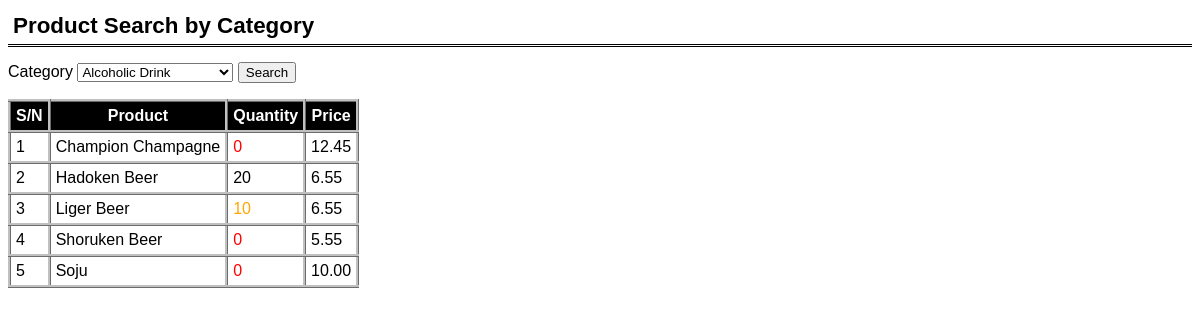
/week11/solutions/warehouse/searchByCategory.php?category=Alcoholic Drink, run on the app's committed database.
### tables this page shows
create table product (
    product_name varchar(32) primary key,
    category_name varchar(32),
    quantity integer,
    price double(12,2)
);

### week11/solutions/warehouse/Warehouse.php (called while the page is built, shortened)
<?php
require_once 'Product.php';
class Warehouse {
    public function getCategories() {
        $conn = new ConnectionManager();
        $pdo = $conn->connect();
        $sql = "SELECT * FROM category ORDER BY category_name ASC";
        $stmt = $pdo->prepare($sql);
        $stmt->execute();
        $stmt->setFetchMode(PDO::FETCH_ASSOC);
        $categories = [];
        while ($row = $stmt->fetch()) {
            $categories[] = $row['category_name'];
        }
        return $categories;
    }
    public function searchByCategory($category_name) {
        $products = [];
        $conn = new ConnectionManager();
        $pdo = $conn->connect();
        $sql = "SELECT product_name, category_name, quantity, price FROM product
                    WHERE category_name = :category_name
                    ORDER BY product_name";
        $stmt = $pdo->prepare($sql);
        $stmt->bindParam('category_name', $category_name, PDO::PARAM_STR);
        $stmt->execute();
        $stmt->setFetchMode(PDO::FETCH_ASSOC);
        while ($row = $stmt->fetch()) {
            $product = new Product(
                $row['product_name'],
                $row['category_name'],
                $row['quantity'],
                $row['price']
            );
            $products[] = $product;
        }
        return $products;
    }
}

### week11/solutions/warehouse/Product.php (called while the page is built, shortened)
<?php
class Product {
    private $productName;
    private $quantity;
    private $price;
    public function __construct($productName, $categoryName, $quantity, $price){
        $this->productName = $productName;
        $this->quantity = $quantity;
        $this->price = $price;
    }
    public function getProductName() {
        return $this->productName;
    }
    public function getQuantity() {
        return $this->quantity;
    }
    public function getPrice() {
        return $this->price;
    }
}
?>

### week11/solutions/warehouse/searchByCategory.php (the view, shortened to what this page needs)
<?php
require_once 'Warehouse.php';
require_once 'Product.php';
$warehouse = new Warehouse();
?>
<html>
<head>
	<link rel="stylesheet" type="text/css" href="style.css">
</head>
<body>
	<h1>Product Search by Category</h1>
	<form>
	Category
		<select name="category">
			<?php
				$categories = $warehouse->getCategories();
				foreach ($categories as $cat) {
					if (isset($_GET['category']) && ($_GET['category'] == $cat)) {
						echo(" <option value='$cat' selected>$cat</option>");
					} else {
						echo(" <option value='$cat'>$cat</option>");
					}
				}
			?>
		</select>
		<input type="submit" value="Search"/>
	</form>
	<?php
	if (isset($_GET['category'])) {
		$category = $_GET['category'];
		$products = $warehouse->searchByCategory($category);
		$index = 1;
		echo("<table>");
		echo("
			<tr>
				<th> S/N </th>
				<th> Product </th>
				<th> Quantity </th>
				<th> Price </th>
			</tr>
		");
		foreach ($products as $product) {
			$qty = $product->getQuantity();
			if ($qty < 10) {
				$color = 'red;';
			}
			elseif ($qty < 20) {
				$color = 'orange;';
			}
			else {
				$color = 'black;';
			}
			echo("
				<tr>
					<td>$index</td>
					<td>{$product->getProductName()}</td>
					<td style='color:$color'>{$product->getQuantity()}</td>
					<td>{$product->getPrice()}</td>
				</tr>
			");
			$index ++;
		}
		echo("</table>");
	}
	?>
</body>
</html>

### week11/solutions/warehouse/style.css (style rules this page uses)
h1 { color: black; border-bottom: 3px double black; padding: 5px; font: bold 140% arial, sans-serif; }
body { font: 100% arial, sans-serif; }
table, th, td { border: 3px ridge silver; padding: 5px; }
table { border-collapse: collapse; }
th { background-color: black; color: white; }

### data on the page
product: product_name "Champion Champagne", quantity "0", price "12.45"
product: product_name "Hadoken Beer", quantity "20", price "6.55"
product: product_name "Liger Beer", quantity "10", price "6.55"
product: product_name "Shoruken Beer", quantity "0", price "5.55"
product: product_name "Soju", quantity "0", price "10.00"

### other printed values
form field category "Alcoholic Drink"
